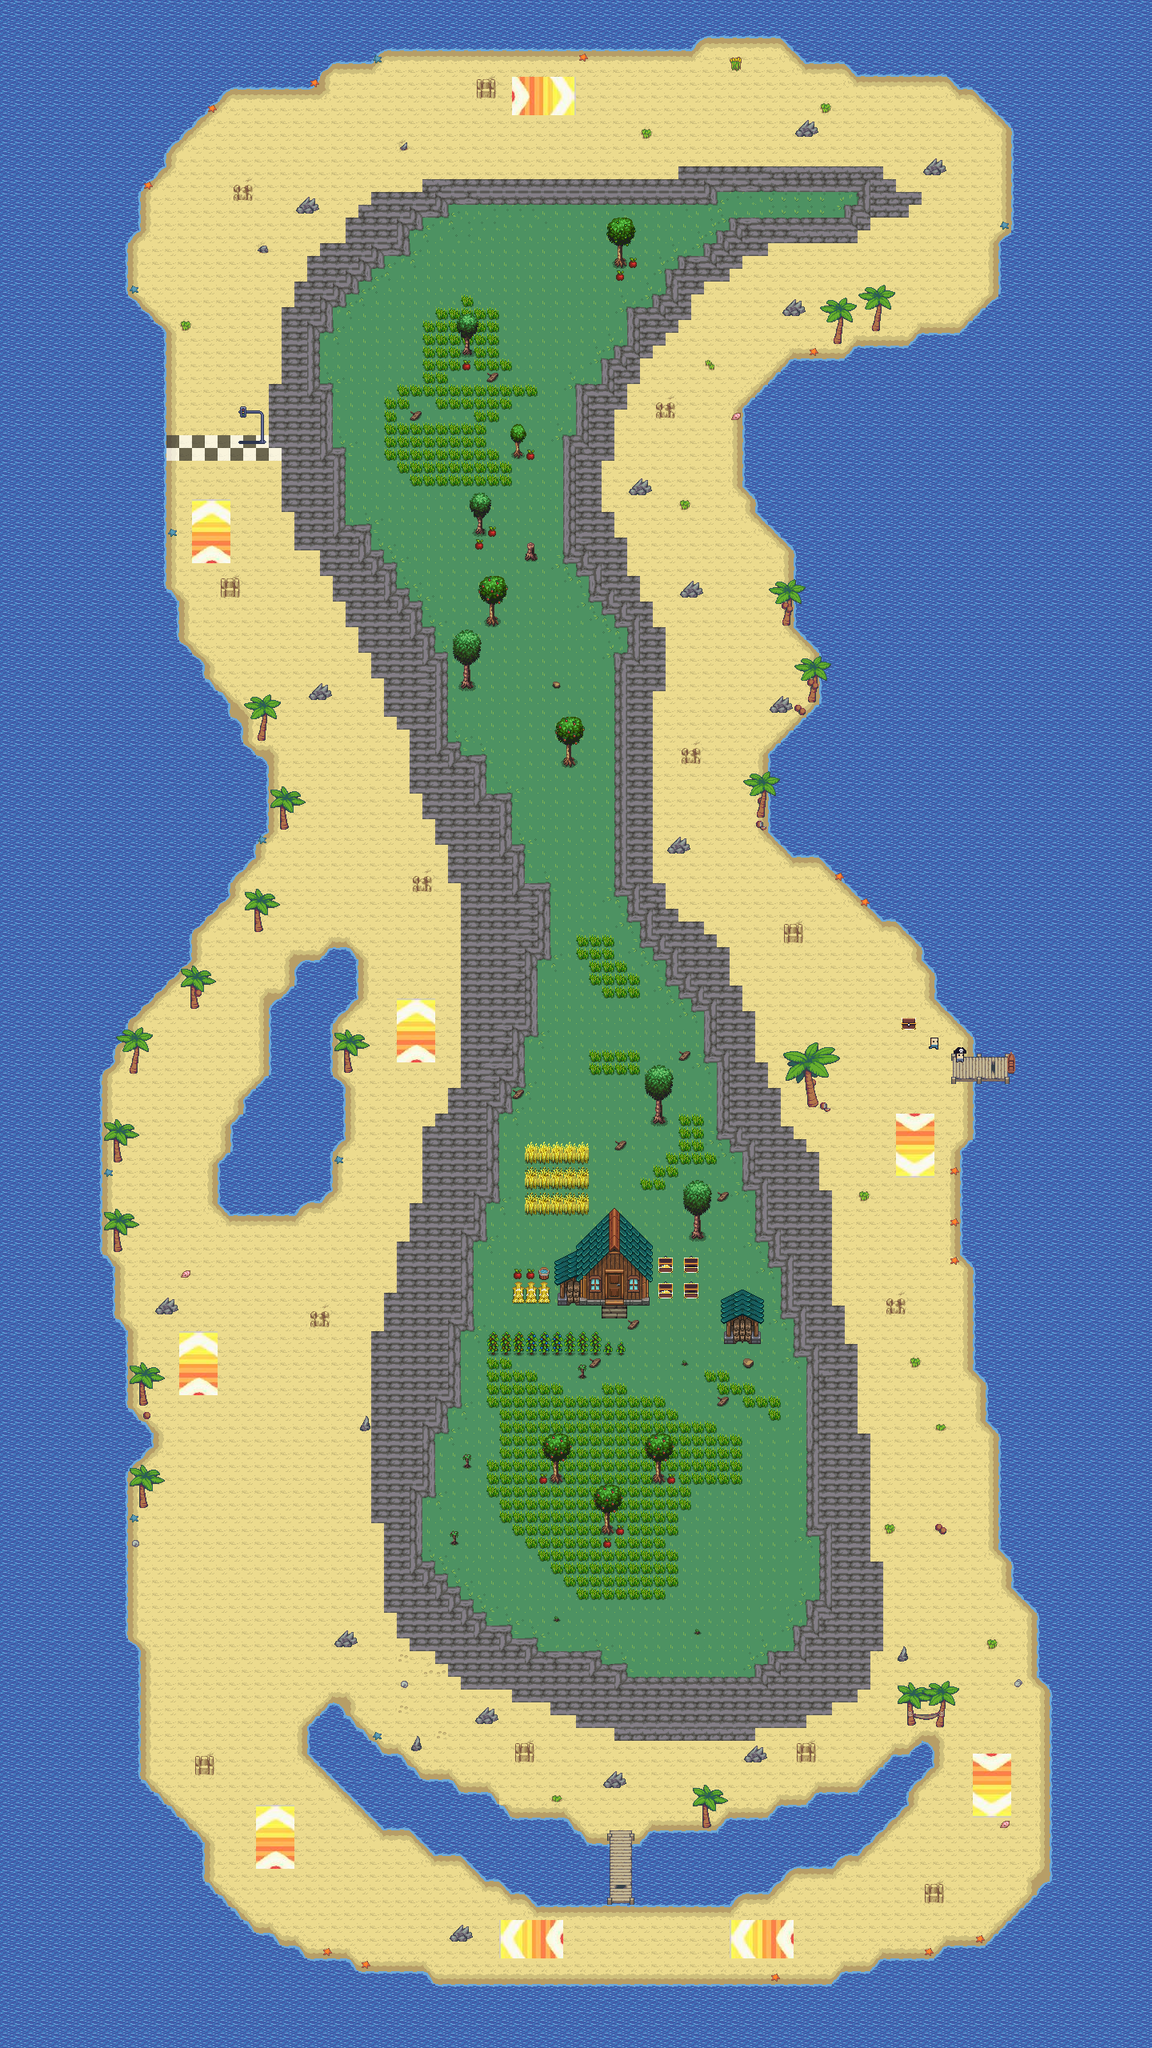

The image is a tile-based game level rendered from a .tmx file. Its description and source (layers, tilesets, objects; grid data summarised) follow:
An orthogonal 90x160 tile map with 16x16 px tiles, 5 tile layers (fond de carte, décor, détails, on repasse sur les détails, ...), 11 tilesets and 572 objects (334x collision, 210x slow, 9x boost, 3x zone4, 3x zone3, ...).

<map version="1.8" tiledversion="1.8.2" orientation="orthogonal" renderorder="right-down" width="90" height="160" tilewidth="16" tileheight="16" infinite="0" nextlayerid="16" nextobjectid="900">
 <tileset firstgid="1" source="clashTurtle_Plage.tsx" />
 <tileset firstgid="937" source="maisonnette.tsx" />
 <tileset firstgid="2177" source="outdoors.tsx" />
 <tileset firstgid="2793" source="Start.tsx" />
 <tileset firstgid="5196" source="RPG Nature Tileset.tsx" />
 <tileset firstgid="5916" source="Characters.tsx" />
 <tileset firstgid="6012" source="Boats.tsx" />
 <tileset firstgid="6044" source="Chest.tsx" />
 <tileset firstgid="6056" source="beach_tileset.tsx" />
 <tileset firstgid="6992" source="boost.tsx" />
 <tileset firstgid="7117" source="lucky_block.tsx" />
 <layer id="1" name="fond de carte" width="90" height="160">
  <data>[14400 cells, 14201 non-empty, 66 distinct tile ids]</data>
 </layer>
 <layer id="5" name="décor" width="90" height="160">
  <data>[14400 cells, 2382 non-empty, 296 distinct tile ids]</data>
 </layer>
 <layer id="7" name="détails" width="90" height="160">
  <data>[14400 cells, 587 non-empty, 141 distinct tile ids]</data>
 </layer>
 <layer id="11" name="on repasse sur les détails" width="90" height="160">
  <data>[14400 cells, 72 non-empty, 26 distinct tile ids]</data>
 </layer>
 <layer id="8" name="tout petit détails" width="90" height="160">
  <data>[14400 cells, 134 non-empty, 88 distinct tile ids]</data>
 </layer>
 <objectgroup id="14" name="checkpoint">
  <object id="586" type="finish" x="190.545" y="543.818" width="161.455" height="31.6364" />
  <object id="869" type="checkpoint2" x="814.667" y="959.667" width="175.667" height="18.3333" />
  <object id="873" type="checkpoint1" x="139" y="336" width="245" height="16.3333" />
 </objectgroup>
 <objectgroup id="13" name="boost">
  <object id="580" type="boost" x="240" y="624" width="48" height="79.8182" />
  <object id="581" type="boost" x="640.182" y="96.1818" width="79.6364" height="48" />
  <object id="582" type="boost" x="1120.18" y="1392.18" width="47.8182" height="80" />
  <object id="583" type="boost" x="911.875" y="2400.13" width="80" height="48.125" />
  <object id="584" type="boost" x="223.875" y="1664.13" width="47.875" height="80" />
  <object id="585" type="boost" x="495.875" y="1248.13" width="48.125" height="79.75" />
  <object id="804" type="boost" x="1216" y="2192" width="48" height="80" />
  <object id="805" type="boost" x="624" y="2400" width="80" height="48" />
  <object id="806" type="boost" x="320" y="2256" width="48" height="80" />
 </objectgroup>
 <objectgroup id="12" name="vitesse">
  <object id="354" type="slow" x="1220.69" y="1355.63" width="15.4375" height="79" />
  <object id="355" type="slow" x="1218.01" y="1425.01" width="2.375" height="10" />
  <object id="356" type="slow" x="1213.26" y="1429.06" width="4.625" height="6" />
  <object id="357" type="slow" x="1205.75" y="1438.94" width="21.875" height="115.438" />
  <object id="360" type="slow" x="1205.75" y="1554.5" width="26.25" height="14.75" />
  <object id="361" type="slow" x="1211.69" y="1569.38" width="20.1875" height="5.5" />
  <object id="362" type="slow" x="1217.88" y="1575" width="14.125" height="5.75" />
  <object id="363" type="slow" x="1222.06" y="1581.13" width="14.4375" height="131.125" />
  <object id="364" type="slow" x="1232.13" y="1578.63" width="4.375" height="2.5" />
  <object id="365" type="slow" x="1226.76" y="1712.38" width="20.875" height="4" />
  <object id="366" type="slow" x="1232.88" y="1716.63" width="15" height="6.375" />
  <object id="368" type="slow" x="1237.13" y="1723" width="10.875" height="53.375" />
  <object id="369" type="slow" x="1249.32" y="1771.13" width="14.4375" height="17.75" />
  <object id="371" type="slow" x="1252.63" y="1789.01" width="11.125" height="148" />
  <object id="372" type="slow" x="1264.01" y="1918.75" width="15.375" height="25.1875" />
  <object id="374" type="slow" x="1270.38" y="1944.07" width="13.25" height="35.75" />
  <object id="375" type="slow" x="1284.25" y="1985.25" width="14.625" height="13.3125" />
  <object id="376" type="slow" x="1301.19" y="1994.13" width="7.0625" height="102" />
  <object id="378" type="slow" x="1275.63" y="1979.81" width="8.3125" height="11.25" />
  <object id="379" type="slow" x="1308.38" y="2012" width="8.625" height="83.875" />
  <object id="380" type="slow" x="1317" y="2024.13" width="4" height="71.75" />
  <object id="381" type="slow" x="1308.26" y="2096.25" width="20.125" height="7.3125" />
  <object id="382" type="slow" x="1319.57" y="2104.63" width="9.0625" height="260.75" />
  <object id="383" type="slow" x="1329.01" y="2122.82" width="5.375" height="242.125" />
  <object id="384" type="slow" x="1312.69" y="2356.07" width="13.4375" height="25.1875" />
  <object id="385" type="slow" x="1296.75" y="2374" width="15.25" height="25.75" />
  <object id="386" type="slow" x="1286.69" y="2384.51" width="10" height="33.0625" />
  <object id="387" type="slow" x="1277.25" y="2388.13" width="9.375" height="29.625" />
  <object id="388" type="slow" x="1272.69" y="2394.76" width="4.375" height="23.375" />
  <object id="389" type="slow" x="1261.13" y="2409.25" width="13.375" height="21.875" />
  <object id="391" type="slow" x="1254.25" y="2415.38" width="8.5" height="27.5" />
  <object id="392" type="slow" x="1247.13" y="2427.13" width="6.875" height="16.125" />
  <object id="393" type="slow" x="1239.5" y="2432" width="11.375" height="21.875" />
  <object id="394" type="slow" x="1183" y="2439.01" width="56.125" height="25.625" />
  <object id="396" type="slow" x="1177.13" y="2443.13" width="5.375" height="21.5" />
  <object id="398" type="slow" x="1102.25" y="2453.57" width="65.75" height="22.9375" />
  <object id="399" type="slow" x="1168.13" y="2451.69" width="8.875" height="12.9375" />
  <object id="400" type="slow" x="1092.26" y="2464.63" width="10" height="11.8125" />
  <object id="402" type="slow" x="1056.38" y="2476.51" width="32.625" height="14.625" />
  <object id="403" type="slow" x="540.25" y="2489.81" width="507.75" height="22.0625" />
  <object id="404" type="slow" x="1048.5" y="2480.32" width="7.75" height="10.5625" />
  <object id="405" type="slow" x="443.25" y="2484.13" width="96.8125" height="18.5" />
  <object id="406" type="slow" x="419.125" y="2465.69" width="23.875" height="21.9375" />
  <object id="407" type="slow" x="443" y="2474.81" width="88.75" height="9.125" />
  </objectgroup>
 <objectgroup id="10" name="objets">
  <!-- 359 objects omitted --></objectgroup>
 <objectgroup id="15" name="zone">
  <!-- 10 objects omitted --></objectgroup>
</map>
<!-- 516 of 572 objects omitted -->
